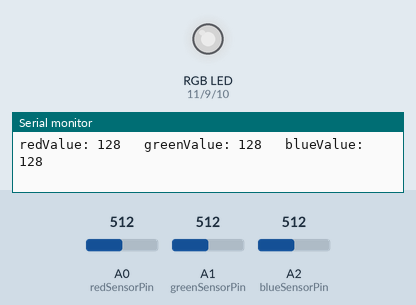
A sketch run on a simulated Arduino Uno, built with avr-gcc and run on an emulated ATmega328P. Shown: an RGB LED mixed from three pins (HIGH = lit), the last lines printed to the serial monitor. The inputs (shaded band) are chosen by the test bench; at power-on: A0 (redSensorPin) = 512, A2 (blueSensorPin) = 512, A1 (greenSensorPin) = 512. Dim RGB values are drawn brighter than linear.

Above: at 1.2 s.
1.3 s: A0 (redSensorPin) set to 411
At 2.0 s:
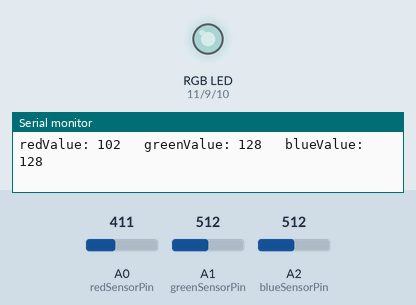
4.3 s: A0 (redSensorPin) set to 390
At 5.3 s:
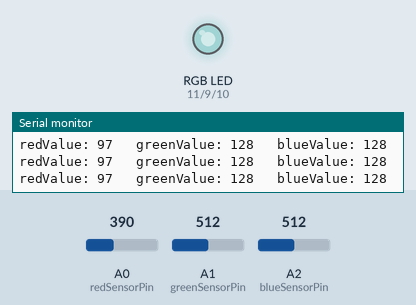
7.3 s: A2 (blueSensorPin) set to 417
At 8.1 s:
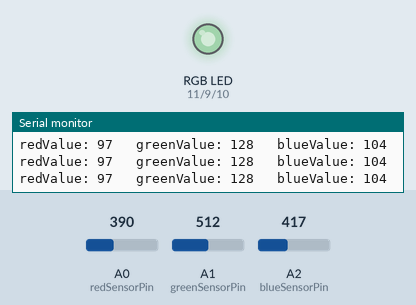
10.3 s: A2 (blueSensorPin) set to 387
At 10.9 s:
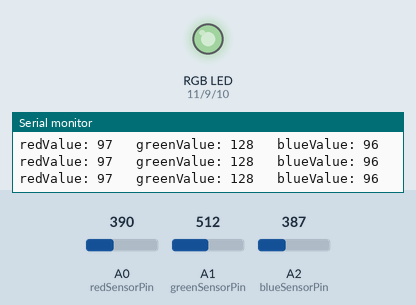
13.3 s: A1 (greenSensorPin) set to 418
At 13.7 s:
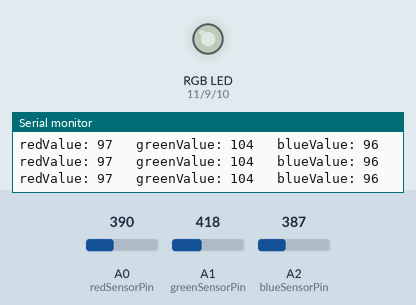
14.8 s: A1 (greenSensorPin) set to 387
At 15.4 s:
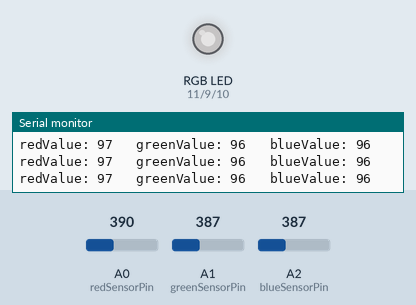
Timing chart, 0 to 17.8 s (numbered marks = the images above; inputs shaded):
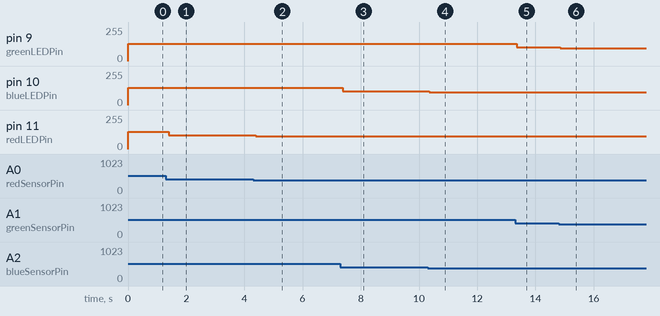

The sketch:

project04.ino
```cpp
//Project04 color mixing lamp

const int greenLEDPin = 9;
const int redLEDPin = 11;
const int blueLEDPin = 10;

const int redSensorPin = A0;
const int greenSensorPin = A1;
const int blueSensorPin = A2;

int redValue = 0;
int greenValue = 0;
int blueValue = 0;

int redSensorValue = 0;
int greenSensorValue = 0;
int blueSensorValue = 0;

void setup() {
  // put your setup code here, to run once:
  Serial.begin(9600);

  pinMode(greenLEDPin, OUTPUT);
  pinMode(redLEDPin, OUTPUT);
  pinMode(blueLEDPin, OUTPUT);
}

void loop() {
  // put your main code here, to run repeatedly:
  redSensorValue = analogRead(redSensorPin);
  delay(5);
  greenSensorValue = analogRead(greenSensorPin);
  delay(5);
  blueSensorValue = analogRead(blueSensorPin);
  delay(5);

  redValue = redSensorValue/4;
  greenValue = greenSensorValue/4;
  blueValue = blueSensorValue/4;

  Serial.print("redValue: ");
  Serial.print(redValue);
  Serial.print("\t greenValue: ");
  Serial.print(greenValue);
  Serial.print("\t blueValue: ");
  Serial.println(blueValue);

  analogWrite(redLEDPin, redValue);
  analogWrite(greenLEDPin, greenValue);
  analogWrite(blueLEDPin, blueValue);

}
```

Measured:
- after the input at 1.3 s, pin 11 (redLEDPin): 128/255 → 102/255 after 0.10 s
- after the input at 4.3 s, pin 11 (redLEDPin): 102/255 → 97/255 after 0.09 s
- after the input at 7.3 s, pin 10 (blueLEDPin): 128/255 → 104/255 after 0.07 s
- after the input at 10.3 s, pin 10 (blueLEDPin): 104/255 → 96/255 after 0.05 s
- after the input at 13.3 s, pin 9 (greenLEDPin): 128/255 → 104/255 after 0.07 s
- after the input at 14.8 s, pin 9 (greenLEDPin): 104/255 → 96/255 after 0.05 s
